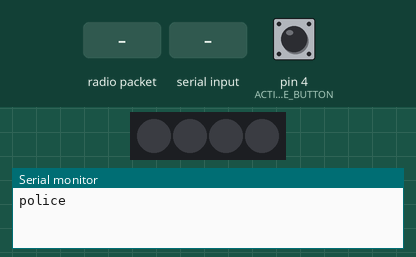
Simulated run of this sketch. Board: Arduino Uno, built with avr-gcc and run on an emulated ATmega328P. Parts: 4 RGB LEDs in strip order, left to right, the last lines printed to the serial monitor. The inputs (shaded band) are chosen by the test bench; at power-on: pin 4 (ACTIVATE_BUTTON) HIGH. No radio packets arrive unless stated.

Above: at 1.2 s.
1.3 s: pin 4 (ACTIVATE_BUTTON) pulled LOW for 0.15 s
At 3.3 s:
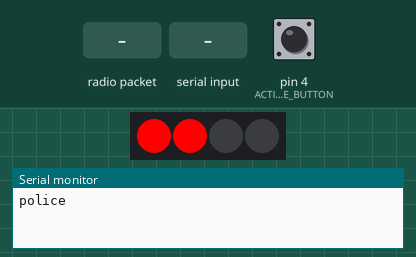
3.9 s: radio packet "1" arrives
At 4.0 s:
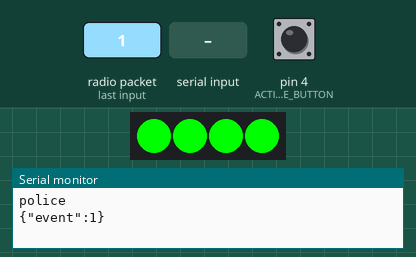
6.9 s: "1" received over Serial
At 8.2 s:
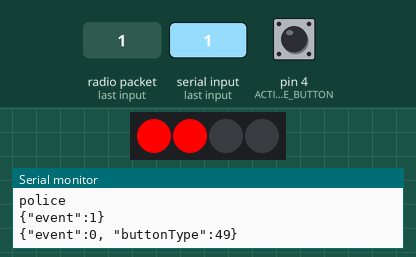
9.4 s: radio packet "0" arrives
Timing chart, 0 to 23.9 s (numbered marks = the images above; inputs shaded):
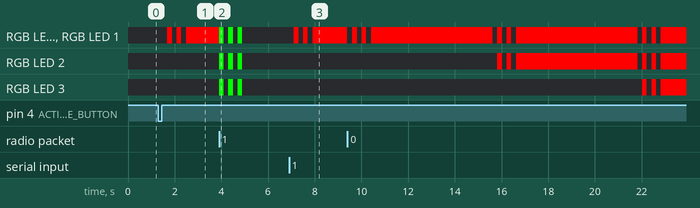

The sketch:

police.ino
```cpp
#include <ArduinoJson.h>
#include <ArduinoJson.hpp>


// Code for Device 1: Receiver and Transmitter with Button and NeoPixel Notification
#include <SPI.h>
#include <RF24.h>
#include <nRF24L01.h>
#include <Adafruit_NeoPixel.h>


//for serial in
const byte numChars = 32;
char receivedChars[numChars];

boolean newData = false;

int dataNumber = 0;

// for communication
struct package {
  int buttonType;
  char sender[300] = "police";
};

typedef struct package Package;
Package dataRecieve;
Package dataTransmit;

class Button {
private:
  bool _state;
  bool _lastButtonState = false;
  uint8_t _pin;
  unsigned long _lastDebounceTime = 0;
  unsigned long _debounceDelay = 25;

public:
  Button(uint8_t pin)
    : _pin(pin) {}

  void begin() {
    pinMode(_pin, INPUT_PULLUP);
    _state = digitalRead(_pin);
  }

  bool isReleased() {
    bool v = digitalRead(_pin);

    if (v!= _lastButtonState) {
      _lastDebounceTime = millis();
    }

    if ((millis() - _lastDebounceTime) > _debounceDelay) {
      if (v != _state) {
        _state = v;
        if (_state) {
          return true;
        }
      }
    }
    _lastButtonState = v;
    return false;
  }
};

RF24 radio(9, 8); // CE, CSN
const byte addresses[][10] = {"ADDRESS01","ADDRESS02"};
Button ACTIVATE_BUTTON(4);
const int pixelPin = 6;
const int numPixels = 4;

// Declare the NeoPixel strip
Adafruit_NeoPixel strip(numPixels, pixelPin, NEO_GRB + NEO_KHZ800);

void setup() {
  Serial.begin(115200);
  Serial.println("police");


  ACTIVATE_BUTTON.begin();
  radio.begin();
  radio.setChannel(124);
  radio.openWritingPipe(addresses[1]); // ADDRESS02
  radio.openReadingPipe(1, addresses[0]); // ADDRESS01
  radio.setPALevel(RF24_PA_MAX);
  radio.setDataRate(RF24_250KBPS);
  strip.begin();
  strip.show(); // Initialize all pixels to 'off'
}

void loop() {
  delay(10);
  radio.startListening(); // Always listening

  if (Serial.available()) {
    // String temp = Serial.readString();
    // char * tab2 = new char [temp.length()+1];
    // strcpy (tab2, temp.c_str());
    // deserializeJson(serialIn, tab2);
    // int eventType = serialIn["event"];
    for (int i=1; i<4; i++) {
      checkOk(i + 1);
      if (radio.available()) {
        setStripColor(0, 0, 0, 4);
        break;
      }
      Serial.print("{\"event\":2, \"repeated\":"); Serial.print(i); Serial.println("}");
    }
  }

  if (radio.available()) {

    radio.read(&dataRecieve, sizeof(dataRecieve));
    Serial.print("{\"event\":0, \"buttonType\":"); Serial.print(dataRecieve.buttonType); Serial.println("}");

    if (dataRecieve.buttonType == 2) {
      for (int i = 0; i < 3; i++) {
        setStripColor(0, 0, 255, 4);
        delay(200);
        setStripColor(0, 0, 0, 4);
        delay(200);
      }
    } else if (dataRecieve.buttonType == 3) {
      for (int i = 0; i < 3; i++) {
        setStripColor(255, 0, 0, 4);
        delay(200);
        setStripColor(0, 0, 0, 4);
        delay(200);
      }
    }
  }

  if (ACTIVATE_BUTTON.isReleased()) {
    // Serial.println("here");
    for (int i=1; i<4; i++) {
      checkOk(i + 1);
      if (radio.available()) {break;}
      Serial.print("{\"event\":2, \"repeated\":"); Serial.print(i); Serial.println("}");
    }

    if (radio.available()){
      Serial.println("{\"event\":1}");
      for (int i = 0; i < 3; i++) {
        setStripColor(0, 255, 0, 4);
        delay(200);
        setStripColor(0, 0, 0, 4);
        delay(200);
      }
    }
  }
}

void setStripColor(uint8_t red, uint8_t green, uint8_t blue, int numPix) {
  for(int i = 0; i < numPix; i++) {
    strip.setPixelColor(i, strip.Color(red, green, blue));
  }
  strip.show();
}

void checkOk(int attempt) {
  radio.stopListening();
  // Serial.println("radio.stopListening();");
  dataTransmit.buttonType = 0;
  // Serial.println("dataTransmit.buttonType = 0;");
  radio.write(&dataTransmit, sizeof(dataTransmit));
  // Serial.println("radio.write(&dataTransmit, sizeof(dataTransmit));");
  // Serial.println("Sent to: child");

  for (int i = 0; i < 3; i++){
    setStripColor(0, 0, 0, 4);
    delay(200);
    setStripColor(255, 0, 0, attempt);
    delay(200);
  }

  //start waiting
  radio.startListening();
  // Serial.println("radio.startListening();");
  unsigned long started_waiting_at = millis();
  // Loop here until we get indication that some data is ready for us to read (or we time out)
  while ( ! radio.available() ) {
    // Oh dear, no response received within our timescale
    if (millis() - started_waiting_at > 5000 ) {
      // Serial.println("No respond from child for too long.");
      Serial.println("{\"event\":3}");
      return;
    }
  }
}
```

Measured:
- after the input at 1.3 s, RGB LED 0, RGB LED 1: alternates RGB(255, 0, 0) for 0.20 s and off for 0.20 s, 5 changes in all, then stays RGB(255, 0, 0), starting after 0.39 s
- after the input at 3.9 s, RGB LED 0–3: alternates RGB(0, 255, 0) for 0.20 s and off for 0.20 s, 6 changes in all, then stays off, starting at once
- after the input at 6.9 s, RGB LED 0, RGB LED 1: alternates RGB(255, 0, 0) for 0.20 s and off for 0.20 s, 5 changes in all, then stays RGB(255, 0, 0), starting after 0.21 s
